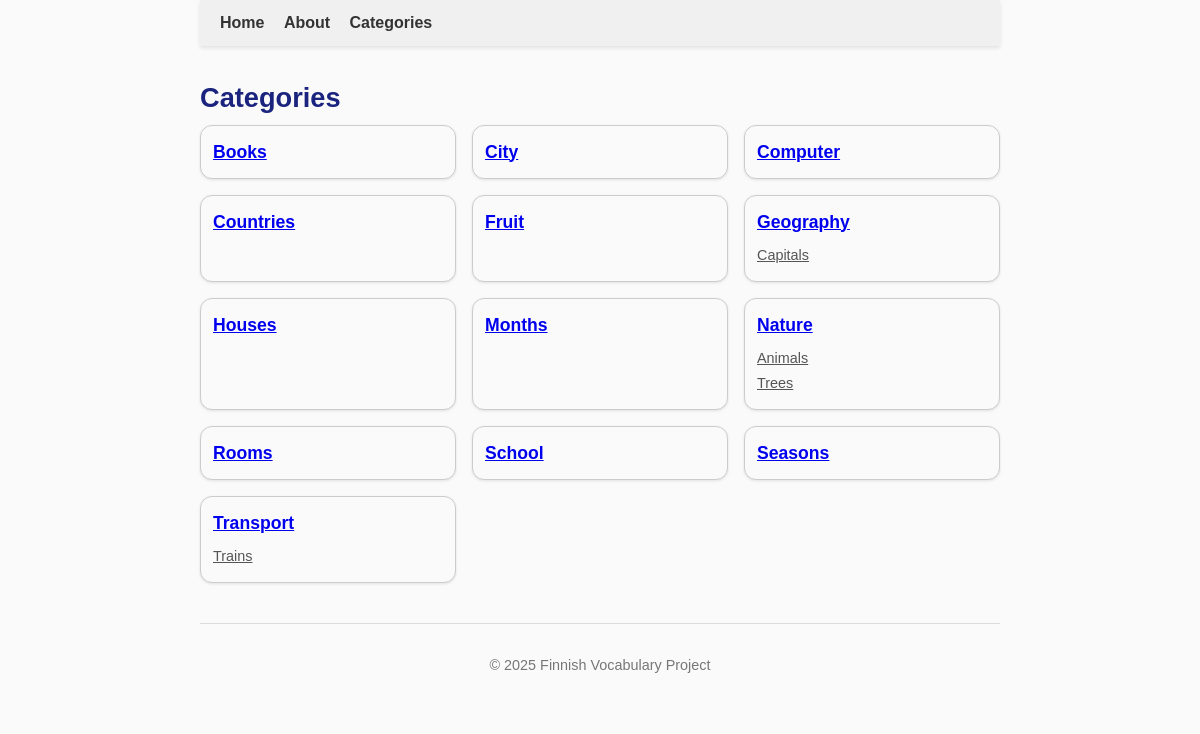
The page /categories on the database as committed earlier.
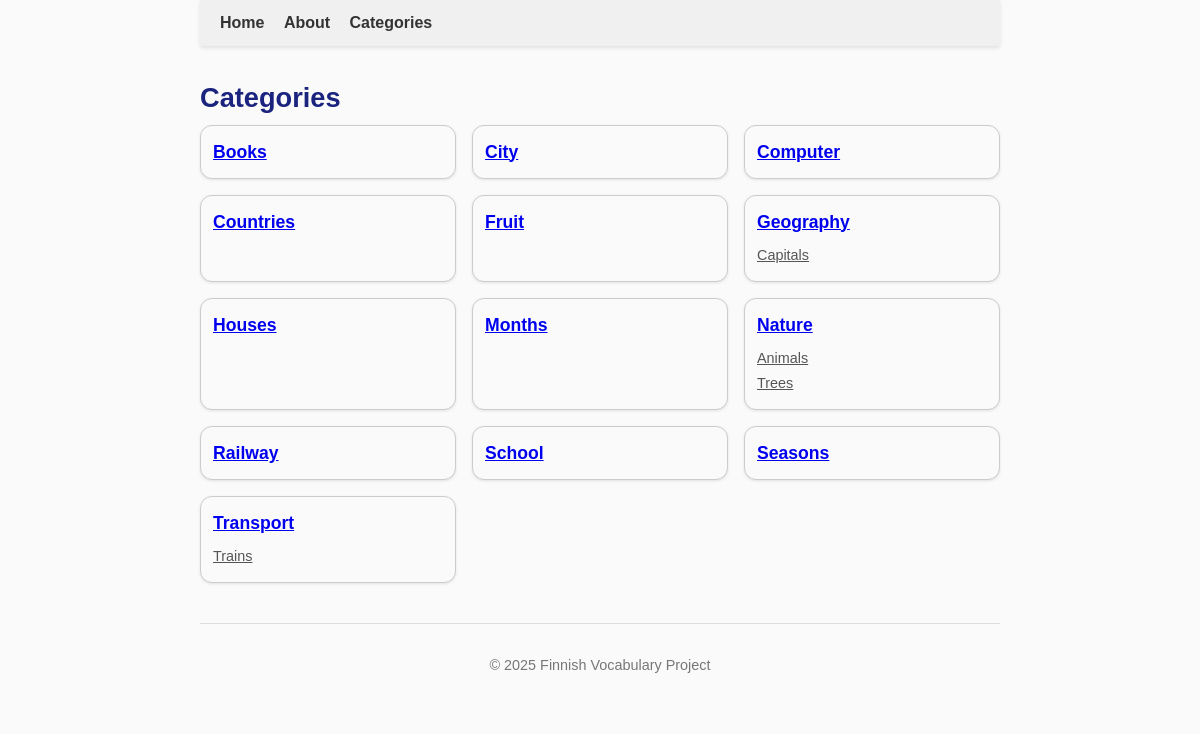
The same page on the database as committed later.
### tables this page shows
CREATE TABLE categories (
    id INTEGER PRIMARY KEY,
    name TEXT NOT NULL UNIQUE,
    parent_id INTEGER REFERENCES categories(id)
, description TEXT);

### app.py (the view)
@app.route('/categories')
def categories():
    conn = sqlite3.connect("finnish.db")
    conn.row_factory = sqlite3.Row
    cur = conn.cursor()
    cur.execute("SELECT id, name, parent_id FROM categories ORDER BY name")
    rows = cur.fetchall()
    categories_dict = {}
    for row in rows:
        if row['parent_id']:
            categories_dict.setdefault(row['parent_id'], []).append(row)
        else:
            categories_dict.setdefault(None, []).append(row)
    conn.close()
    return render_template('categories.html', categories=categories_dict)

### templates/categories.html
{% extends "base.html" %}
{% block content %}
<h2>Categories</h2>
<div class="category-grid">
{% for cat in categories.get(None, []) %}
    <div class="category-card">
        <a href="{{ url_for('show_category', category_name=cat['name']) }}">
            <span class="title">{{ cat['name'] }}</span>
        </a>
        {% if categories.get(cat['id']) %}
        <div class="subcats">
            {% for sub in categories.get(cat['id']) %}
                <a class="subcat" href="{{ url_for('show_category', category_name=sub['name']) }}">
                    {{ sub['name'] }}
                </a>
            {% endfor %}
        </div>
        {% endif %}
    </div>
{% endfor %}
</div>
{% endblock %}

### templates/base.html (shortened to what this page needs)
<!DOCTYPE html>
<html lang="en">
<head>
    <link rel="stylesheet" href="{{ url_for('static', filename='style.css') }}">
</head>
<body>
    <header>
        <nav>
            <a href="{{ url_for('home') }}">Home</a>
            <a href="{{ url_for('about') }}">About</a>
            <a href="{{ url_for('categories') }}">Categories</a>
        </nav>
    </header>
    <main>
        {% block content %}{% endblock %}
    </main>
    <footer>
        <p>&copy; 2025 Finnish Vocabulary Project</p>
    </footer>
</body>
</html>

### static/style.css (style rules this page uses)
body { font-family: Arial, sans-serif; max-width: 800px; margin: 0 auto; line-height: 1.6; color: #222; background-color: #fafafa; padding: 0 20px 40px 20px; }
header { background-color: #f0f0f0; padding: 10px 20px; margin-bottom: 30px; box-shadow: 0 2px 4px rgba(0, 0, 0, 0.1); }
nav { max-width: 800px; margin: auto; }
nav a { text-decoration: none; color: #333; margin-right: 15px; font-weight: bold; }
main { max-width: 800px; margin: auto; }
h2 { font-size: 1.7em; color: #1a237e; margin-bottom: 0.2em; }
footer { text-align: center; padding: 15px; margin-top: 40px; font-size: 0.9em; color: #777; border-top: 1px solid #ddd; }
.category-grid { display: grid; grid-template-columns: repeat(auto-fill, minmax(220px, 1fr)); gap: 16px; }
.category-card { border: 1px solid #ccc; padding: 12px; border-radius: 12px; background: #fafafa; box-shadow: 0 1px 3px rgba(0,0,0,.1); }
.category-card .title { font-weight: bold; font-size: 1.1em; }
.category-card .subcats { margin-top: 8px; }
.category-card .subcat { display: block; font-size: .9em; margin: 2px 0; color: #555; }

Rows that differ between the two databases and show on the page:
removed categories: name "Rooms", shown under "Categories"
added categories: name "Railway", shown under "Categories"
